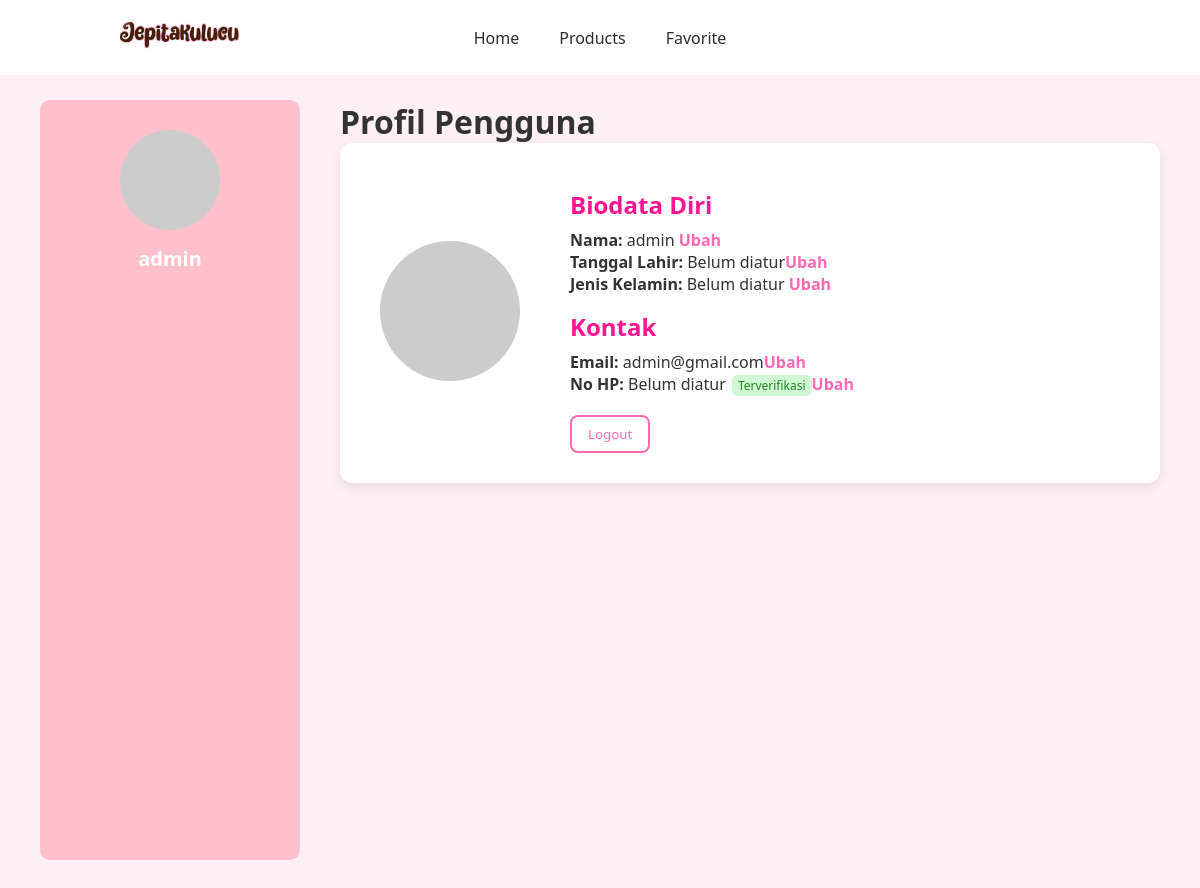
The app's page /profile.php (signed in) with its own data.
### tables this page shows
CREATE TABLE `users` (
  `id` int(11) NOT NULL,
  `username` varchar(50) NOT NULL,
  `email` varchar(100) NOT NULL,
  `is_google_login` tinyint(1) NOT NULL DEFAULT 0,
  `password` varchar(255) NOT NULL,
  `created_at` timestamp NOT NULL DEFAULT current_timestamp(),
  `photo_url` text DEFAULT NULL,
  `tanggal_lahir` date DEFAULT NULL,
  `jenis_kelamin` enum('Pria','Wanita') DEFAULT NULL,
  `nomor_hp` varchar(20) DEFAULT NULL,
  `user_type` enum('penjual','pembeli') NOT NULL DEFAULT 'pembeli'
);

### profile.php (the view, shortened to what this page needs)
<?php
include 'config/config.php';
$user_id = $_SESSION['user_id'];
$stmt = $conn->prepare("SELECT * FROM users WHERE id = ?");
$stmt->bind_param("i", $user_id);
$stmt->execute();
$result = $stmt->get_result();
$user = $result->fetch_assoc();
?>
<!DOCTYPE html>
<html lang="id">
<head>
  <link rel="stylesheet" href="assets/assets/style.css" />
  <link rel="stylesheet" href="assets/assets/profile.css">
</head>
<body>
  <header>
    <a href="home.php" class="logo" onclick="window.location.reload();">
      <img src="assets/assets/image/logo.png" alt="Logo" />
    </a>
    <ul class="navmenu">
      <li><a href="Home.php">home</a></li>
      <li><a href="products.php">Products</a></li>
      <li><a href="Favorite.php">Favorite</a></li>
        </ul>
    <div class="nav-icon">
      <a href="#"><i class='bx bx-search'></i></a>
      <a href="profile.php"><i class='bx bx-user' ></i></a>
      <a href="Chart.php"><i class='bx bx-cart' ></i></a>
    </div>
  </header>
  <div class="container">
    <aside class="sidebar">
        <div class="profile-pic">
        <img id="profile-avatar" src="<?php echo $_SESSION['photo_url'] ?? 'assets/assets/image/default.png'; ?>" alt="Foto Profil">
        <h2><?= htmlspecialchars($_SESSION['username'] ?? 'Pengguna'); ?></h2>
        </div>
    </aside>
    <main class="content">
      <h1>Profil Pengguna</h1>
        <div class="profile-section">
        <div class="avatar-box">
            <img src="<?= $_SESSION['photo_url'] ?? 'assets/assets/image/default.png' ?>" alt="Foto Profil">
        </div>
        <div class="bio-box">
            <h2>Biodata Diri</h2>
            <p><strong>Nama:</strong> <?= htmlspecialchars($_SESSION['username'] ?? 'Pengguna'); ?>
            <a href="#" onclick="openPopup('Ubah Nama', 'Nama', '<?= htmlspecialchars($_SESSION['username'] ?? '') ?>', 'Nama akan terlihat oleh pengguna lain')">Ubah</a></p>
            <p><strong>Tanggal Lahir:</strong> <?= htmlspecialchars($user['tanggal_lahir'] ?? 'Belum diatur') ?><a href="#" onclick="openDatePopup()">Ubah</a></p>
            <p><strong>Jenis Kelamin:</strong> <?= htmlspecialchars($user['jenis_kelamin'] ?? 'Belum diatur') ?> <a href="#" onclick="openGenderPopup()">Ubah</a></p>
            <h2>Kontak</h2>
            <p><strong>Email:</strong> <?= htmlspecialchars($_SESSION['email'] ?? '') ?><a href="#" onclick="openPopup('Ubah Email', 'Email', '<?= htmlspecialchars($_SESSION['email'] ?? '') ?>', 'Pastikan email aktif')">Ubah</a></p>
            <p><strong>No HP:</strong> <?= htmlspecialchars($user['nomor_hp'] ?? 'Belum diatur') ?><span class="verified">Terverifikasi</span><a href="#" onclick="openPopup('Ubah Nomor HP', 'No HP', '<?= htmlspecialchars($user['nomor_hp'] ?? '') ?>', 'Gunakan format internasional')">Ubah</a></p>
            <button type="button" class="btn-outline" onclick="openLogoutPopup()">Logout</button>
        </div>
        </div>
    </main>
  </div>
</body>
</html>

### assets/assets/style.css (style rules this page uses)
* { margin: 0; padding: 0; box-sizing: border-box; scroll-behavior: smooth; font-family: 'Jost', sans-serif; list-style: none; text-decoration: none; }
header { position: fixed; width: 100%; top: 0; right: 0; z-index: 1000; display: flex; align-items: center; justify-content: space-between; padding: 20px 10%; background-color: white; transition: background-color 0.4s ease; }
.logo img { max-width: 120px; height: auto; }
.navmenu { display: flex; }
.navmenu a { color: #2c2c2c; font-size: 16px; text-transform: capitalize; padding: 10px 20px; font-weight: 400; transition: all .42s ease; }
.nav-icon { display: flex; align-items: center; gap: 20px; position: relative; }

### assets/assets/profile.css (style rules this page uses)
* { box-sizing: border-box; margin: 0; padding: 0; font-family: 'Segoe UI', sans-serif; }
body { background-color: #fff0f5; color: #333; }
.container { display: flex; margin-top: 100px; padding: 0 40px 40px; min-height: 100vh; }
.sidebar { background-color: #ffc0cb; width: 260px; padding: 30px 20px; display: flex; flex-direction: column; gap: 30px; border-radius: 10px; }
.profile-pic { text-align: center; }
.profile-pic img { width: 100px; height: 100px; border-radius: 50%; }
.profile-pic h2 { margin-top: 10px; font-size: 20px; color: #fff; }
.content { flex: 1; padding-left: 40px; }
.profile-section { display: flex; gap: 40px; background: #fff; padding: 30px; border-radius: 12px; box-shadow: 0 4px 12px rgba(0, 0, 0, 0.1); align-items: center; flex-wrap: wrap; }
.avatar-box { text-align: center; flex: 0 0 160px; }
.avatar-box img { width: 140px; height: 140px; border-radius: 50%; object-fit: cover; }
.btn-outline { margin-top: 20px; padding: 8px 16px; border: 2px solid #ff69b4; background-color: transparent; color: #ff69b4; border-radius: 8px; cursor: pointer; }
.bio-box { flex: 1; min-width: 250px; }
.bio-box h2 { margin: 15px 0 8px; color: #ff1493; }
.bio-box a { color: #ff69b4; text-decoration: none; font-weight: bold; }
.verified { background-color: #d1f7d6; color: #228b22; padding: 2px 6px; border-radius: 5px; font-size: 12px; margin-left: 6px; }

### records on screen
users: tanggal_lahir "Belum diatur", jenis_kelamin "Belum diatur", nomor_hp "Belum diatur"

### other values on screen
$_SESSION['username'] "admin"
$_SESSION['email'] "admin@gmail.com"
